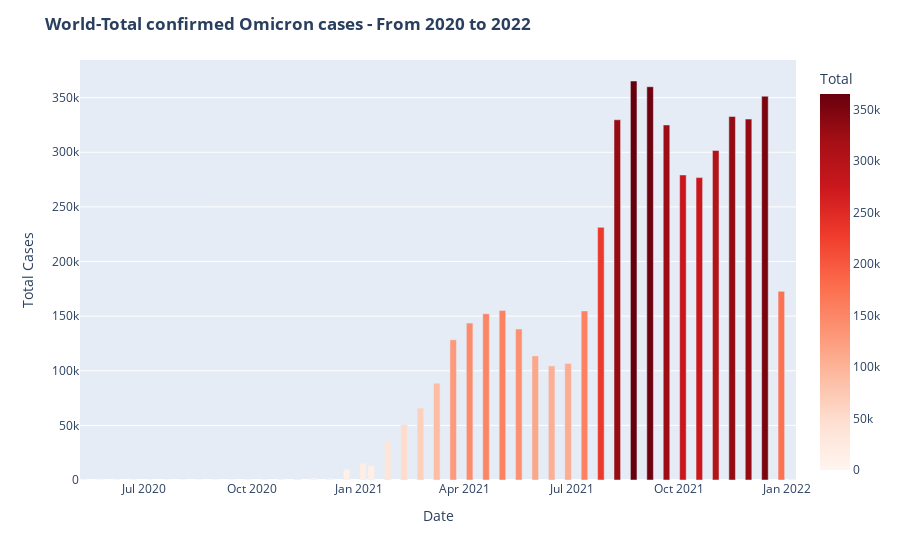

The notebook cell this image was saved under:
### Code cell
df_omicron_total = df[df['variant'] == 'Omicron'].groupby('Date')['Total'].sum().reset_index()

fig1 = px.bar(df_omicron_total,
             x='Date',
             y='Total',
             color='Total',
             color_continuous_scale = 'reds')

fig.update_layout(title = '<b>World-Total confirmed Omicron cases - From 2020 to 2022<b>',
                  title_x = 0.5,
                  title_font = dict(size= 18, color = 'DarkRed'),
                  yaxis = dict(title = 'Total Cases'))
fig.show()

### Figure 1 — Plotly figure (JSON) as saved in the notebook; plotly's stock layout.template omitted (floating-point values rounded to 4 significant figures)
{"data": [{"alignmentgroup": "True", "hovertemplate": "Date=%{x}<br>Total=%{marker.color}<extra></extra>", "legendgroup": "", "marker": {"color": [0, 0, 0, 0, 0, 0, 0, 1, 21, 46, 74, 103, 198, 676, 1775, 1594, 9725, 15159, 13072, 35158, 50738, 65864, 88603, 128384, 143609, 152211, 155262, 138175, 113597, 104425, 106667, 154815, 231295, 329749, 365247, 359990, 325008, 279248, 276808, 301614, 332731, 330385, 351317, 172674, 977], "coloraxis": "coloraxis", "pattern": {"shape": ""}}, "name": "", "offsetgroup": "", "orientation": "v", "showlegend": false, "textposition": "auto", "type": "bar", "x": ["2020-05-11", "2020-05-25", "2020-06-08", "2020-06-22", "2020-07-06", "2020-07-20", "2020-08-03", "2020-08-17", "2020-08-31", "2020-09-14", "2020-09-28", "2020-10-12", "2020-10-26", "2020-11-09", "2020-11-23", "2020-12-07", "2020-12-21", "2021-01-04", "2021-01-11", "2021-01-25", "2021-02-08", "2021-02-22", "2021-03-08", "2021-03-22", "2021-04-05", "2021-04-19", "2021-05-03", "2021-05-17", "2021-05-31", "2021-06-14", "2021-06-28", "2021-07-12", "2021-07-26", "2021-08-09", "2021-08-23", "2021-09-06", "2021-09-20", "2021-10-04", "2021-10-18", "2021-11-01", "2021-11-15", "2021-11-29", "2021-12-13", "2021-12-27", "2022-01-05"], "xaxis": "x", "y": [0, 0, 0, 0, 0, 0, 0, 1, 21, 46, 74, 103, 198, 676, 1775, 1594, 9725, 15159, 13072, 35158, 50738, 65864, 88603, 128384, 143609, 152211, 155262, 138175, 113597, 104425, 106667, 154815, 231295, 329749, 365247, 359990, 325008, 279248, 276808, 301614, 332731, 330385, 351317, 172674, 977], "yaxis": "y"}], "layout": {"barmode": "relative", "coloraxis": {"colorbar": {"title": {"text": "Total"}}, "colorscale": [[0, "rgb(255,245,240)"], [0.125, "rgb(254,224,210)"], [0.25, "rgb(252,187,161)"], [0.375, "rgb(252,146,114)"], [0.5, "rgb(251,106,74)"], [0.625, "rgb(239,59,44)"], [0.75, "rgb(203,24,29)"], [0.875, "rgb(165,15,21)"], [1, "rgb(103,0,13)"]]}, "legend": {"tracegroupgap": 0}, "margin": {"t": 60}, "title": {"text": "<b>World-Total confirmed Omicron cases - From 2020 to 2022<b>"}, "xaxis": {"anchor": "y", "domain": [0, 1], "title": {"text": "Date"}}, "yaxis": {"anchor": "x", "domain": [0, 1], "title": {"text": "Total Cases"}}}}
